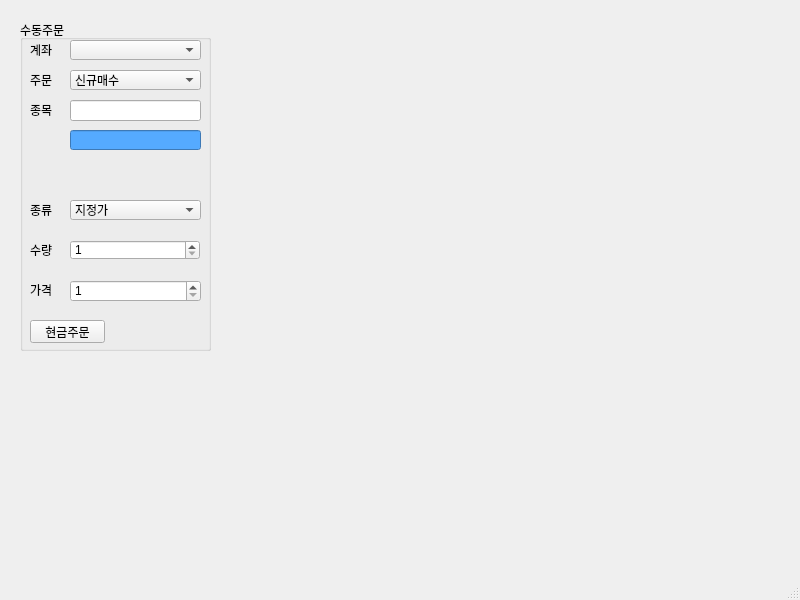
<?xml version="1.0" encoding="UTF-8"?>
<ui version="4.0">
 <class>MainWindow</class>
 <widget class="QMainWindow" name="MainWindow">
  <property name="geometry">
   <rect>
    <x>0</x>
    <y>0</y>
    <width>800</width>
    <height>600</height>
   </rect>
  </property>
  <property name="windowTitle">
   <string>PyTrader v0.2</string>
  </property>
  <property name="windowIcon">
   <iconset>
    <normaloff>images/icon.png</normaloff>images/icon.png</iconset>
  </property>
  <widget class="QWidget" name="centralwidget">
   <widget class="QGroupBox" name="groupBox">
    <property name="geometry">
     <rect>
      <x>20</x>
      <y>20</y>
      <width>191</width>
      <height>331</height>
     </rect>
    </property>
    <property name="title">
     <string>수동주문</string>
    </property>
    <widget class="QLabel" name="label">
     <property name="geometry">
      <rect>
       <x>10</x>
       <y>20</y>
       <width>56</width>
       <height>20</height>
      </rect>
     </property>
     <property name="text">
      <string>계좌</string>
     </property>
    </widget>
    <widget class="QLabel" name="label_2">
     <property name="geometry">
      <rect>
       <x>10</x>
       <y>50</y>
       <width>56</width>
       <height>20</height>
      </rect>
     </property>
     <property name="text">
      <string>주문</string>
     </property>
    </widget>
    <widget class="QLabel" name="label_3">
     <property name="geometry">
      <rect>
       <x>10</x>
       <y>80</y>
       <width>56</width>
       <height>20</height>
      </rect>
     </property>
     <property name="text">
      <string>종목</string>
     </property>
    </widget>
    <widget class="QLabel" name="label_4">
     <property name="geometry">
      <rect>
       <x>10</x>
       <y>180</y>
       <width>56</width>
       <height>20</height>
      </rect>
     </property>
     <property name="text">
      <string>종류</string>
     </property>
    </widget>
    <widget class="QLabel" name="label_5">
     <property name="geometry">
      <rect>
       <x>10</x>
       <y>220</y>
       <width>56</width>
       <height>20</height>
      </rect>
     </property>
     <property name="text">
      <string>수량</string>
     </property>
    </widget>
    <widget class="QLabel" name="label_6">
     <property name="geometry">
      <rect>
       <x>10</x>
       <y>260</y>
       <width>56</width>
       <height>20</height>
      </rect>
     </property>
     <property name="text">
      <string>가격</string>
     </property>
    </widget>
    <widget class="QComboBox" name="comboBox">
     <property name="geometry">
      <rect>
       <x>50</x>
       <y>20</y>
       <width>131</width>
       <height>20</height>
      </rect>
     </property>
    </widget>
    <widget class="QComboBox" name="comboBox_2">
     <property name="geometry">
      <rect>
       <x>50</x>
       <y>50</y>
       <width>131</width>
       <height>20</height>
      </rect>
     </property>
     <item>
      <property name="text">
       <string>신규매수</string>
      </property>
     </item>
     <item>
      <property name="text">
       <string>신규매도</string>
      </property>
     </item>
     <item>
      <property name="text">
       <string>매수취소</string>
      </property>
     </item>
     <item>
      <property name="text">
       <string>매도취소</string>
      </property>
     </item>
    </widget>
    <widget class="QComboBox" name="comboBox_3">
     <property name="geometry">
      <rect>
       <x>50</x>
       <y>180</y>
       <width>131</width>
       <height>20</height>
      </rect>
     </property>
     <item>
      <property name="text">
       <string>지정가</string>
      </property>
     </item>
     <item>
      <property name="text">
       <string>시장가</string>
      </property>
     </item>
    </widget>
    <widget class="QLineEdit" name="lineEdit">
     <property name="geometry">
      <rect>
       <x>50</x>
       <y>80</y>
       <width>131</width>
       <height>21</height>
      </rect>
     </property>
     <property name="styleSheet">
      <string notr="true"/>
     </property>
    </widget>
    <widget class="QLineEdit" name="lineEdit_2">
     <property name="geometry">
      <rect>
       <x>50</x>
       <y>110</y>
       <width>131</width>
       <height>20</height>
      </rect>
     </property>
     <property name="styleSheet">
      <string notr="true">background-color: rgb(85, 170, 255);</string>
     </property>
    </widget>
    <widget class="QSpinBox" name="spinBox">
     <property name="geometry">
      <rect>
       <x>50</x>
       <y>220</y>
       <width>130</width>
       <height>20</height>
      </rect>
     </property>
     <property name="minimum">
      <number>1</number>
     </property>
     <property name="maximum">
      <number>1000000</number>
     </property>
    </widget>
    <widget class="QSpinBox" name="spinBox_2">
     <property name="geometry">
      <rect>
       <x>50</x>
       <y>260</y>
       <width>131</width>
       <height>22</height>
      </rect>
     </property>
     <property name="minimum">
      <number>1</number>
     </property>
     <property name="maximum">
      <number>1000000</number>
     </property>
     <property name="singleStep">
      <number>50</number>
     </property>
    </widget>
    <widget class="QPushButton" name="pushButton">
     <property name="geometry">
      <rect>
       <x>10</x>
       <y>300</y>
       <width>75</width>
       <height>23</height>
      </rect>
     </property>
     <property name="text">
      <string>현금주문</string>
     </property>
    </widget>
   </widget>
  </widget>
  <widget class="QMenuBar" name="menubar">
   <property name="geometry">
    <rect>
     <x>0</x>
     <y>0</y>
     <width>800</width>
     <height>21</height>
    </rect>
   </property>
  </widget>
  <widget class="QStatusBar" name="statusbar"/>
 </widget>
 <resources/>
 <connections/>
</ui>
